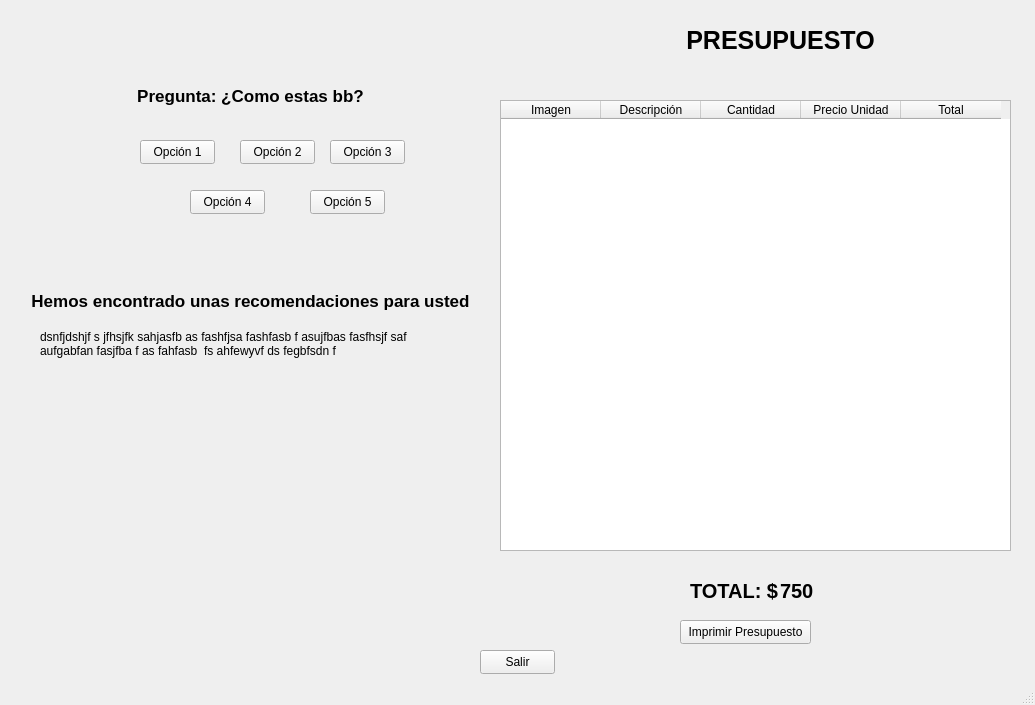
<?xml version="1.0" encoding="UTF-8"?>
<ui version="4.0">
 <class>MainWindow</class>
 <widget class="QMainWindow" name="MainWindow">
  <property name="geometry">
   <rect>
    <x>0</x>
    <y>0</y>
    <width>1035</width>
    <height>705</height>
   </rect>
  </property>
  <property name="windowTitle">
   <string>MainWindow</string>
  </property>
  <widget class="QWidget" name="centralwidget">
   <widget class="QLabel" name="lbl_pregunta">
    <property name="geometry">
     <rect>
      <x>30</x>
      <y>60</y>
      <width>441</width>
      <height>71</height>
     </rect>
    </property>
    <property name="font">
     <font>
      <pointsize>13</pointsize>
      <bold>true</bold>
     </font>
    </property>
    <property name="text">
     <string>Pregunta: ¿Como estas bb?</string>
    </property>
    <property name="alignment">
     <set>Qt::AlignCenter</set>
    </property>
    <property name="wordWrap">
     <bool>true</bool>
    </property>
   </widget>
   <widget class="QPushButton" name="btn_opc1">
    <property name="geometry">
     <rect>
      <x>140</x>
      <y>140</y>
      <width>75</width>
      <height>24</height>
     </rect>
    </property>
    <property name="text">
     <string>Opción 1</string>
    </property>
   </widget>
   <widget class="QPushButton" name="btn_opc2">
    <property name="geometry">
     <rect>
      <x>240</x>
      <y>140</y>
      <width>75</width>
      <height>24</height>
     </rect>
    </property>
    <property name="text">
     <string>Opción 2</string>
    </property>
   </widget>
   <widget class="QPushButton" name="btn_opc3">
    <property name="geometry">
     <rect>
      <x>330</x>
      <y>140</y>
      <width>75</width>
      <height>24</height>
     </rect>
    </property>
    <property name="text">
     <string>Opción 3</string>
    </property>
   </widget>
   <widget class="QPushButton" name="btn_opc5">
    <property name="geometry">
     <rect>
      <x>310</x>
      <y>190</y>
      <width>75</width>
      <height>24</height>
     </rect>
    </property>
    <property name="text">
     <string>Opción 5</string>
    </property>
   </widget>
   <widget class="QPushButton" name="btn_opc4">
    <property name="geometry">
     <rect>
      <x>190</x>
      <y>190</y>
      <width>75</width>
      <height>24</height>
     </rect>
    </property>
    <property name="text">
     <string>Opción 4</string>
    </property>
   </widget>
   <widget class="QLabel" name="label_2">
    <property name="geometry">
     <rect>
      <x>30</x>
      <y>280</y>
      <width>441</width>
      <height>41</height>
     </rect>
    </property>
    <property name="font">
     <font>
      <pointsize>13</pointsize>
      <bold>true</bold>
     </font>
    </property>
    <property name="frameShape">
     <enum>QFrame::NoFrame</enum>
    </property>
    <property name="text">
     <string>Hemos encontrado unas recomendaciones para usted</string>
    </property>
    <property name="textFormat">
     <enum>Qt::PlainText</enum>
    </property>
    <property name="alignment">
     <set>Qt::AlignCenter</set>
    </property>
   </widget>
   <widget class="QLabel" name="lbl_recomendaciones">
    <property name="geometry">
     <rect>
      <x>40</x>
      <y>330</y>
      <width>421</width>
      <height>281</height>
     </rect>
    </property>
    <property name="autoFillBackground">
     <bool>false</bool>
    </property>
    <property name="frameShadow">
     <enum>QFrame::Plain</enum>
    </property>
    <property name="text">
     <string>dsnfjdshjf s jfhsjfk sahjasfb as fashfjsa fashfasb f asujfbas fasfhsjf saf aufgabfan fasjfba f as fahfasb  fs ahfewyvf ds fegbfsdn f</string>
    </property>
    <property name="textFormat">
     <enum>Qt::PlainText</enum>
    </property>
    <property name="scaledContents">
     <bool>false</bool>
    </property>
    <property name="alignment">
     <set>Qt::AlignLeading|Qt::AlignLeft|Qt::AlignTop</set>
    </property>
    <property name="wordWrap">
     <bool>true</bool>
    </property>
   </widget>
   <widget class="QLabel" name="label_4">
    <property name="geometry">
     <rect>
      <x>560</x>
      <y>20</y>
      <width>441</width>
      <height>41</height>
     </rect>
    </property>
    <property name="font">
     <font>
      <pointsize>19</pointsize>
      <bold>true</bold>
     </font>
    </property>
    <property name="text">
     <string>PRESUPUESTO</string>
    </property>
    <property name="alignment">
     <set>Qt::AlignCenter</set>
    </property>
    <property name="wordWrap">
     <bool>true</bool>
    </property>
   </widget>
   <widget class="QTableWidget" name="table_presupuesto">
    <property name="geometry">
     <rect>
      <x>500</x>
      <y>100</y>
      <width>511</width>
      <height>451</height>
     </rect>
    </property>
    <column>
     <property name="text">
      <string>Imagen</string>
     </property>
    </column>
    <column>
     <property name="text">
      <string>Descripción</string>
     </property>
    </column>
    <column>
     <property name="text">
      <string>Cantidad</string>
     </property>
    </column>
    <column>
     <property name="text">
      <string>Precio Unidad</string>
     </property>
    </column>
    <column>
     <property name="text">
      <string>Total</string>
     </property>
    </column>
   </widget>
   <widget class="QPushButton" name="btn_imprimir">
    <property name="geometry">
     <rect>
      <x>680</x>
      <y>620</y>
      <width>131</width>
      <height>24</height>
     </rect>
    </property>
    <property name="text">
     <string>Imprimir Presupuesto</string>
    </property>
   </widget>
   <widget class="QPushButton" name="btn_salir">
    <property name="geometry">
     <rect>
      <x>480</x>
      <y>650</y>
      <width>75</width>
      <height>24</height>
     </rect>
    </property>
    <property name="text">
     <string>Salir</string>
    </property>
   </widget>
   <widget class="QLabel" name="lbl_txt_total">
    <property name="geometry">
     <rect>
      <x>690</x>
      <y>580</y>
      <width>121</width>
      <height>21</height>
     </rect>
    </property>
    <property name="font">
     <font>
      <pointsize>15</pointsize>
      <bold>true</bold>
     </font>
    </property>
    <property name="text">
     <string>TOTAL: $</string>
    </property>
   </widget>
   <widget class="QLabel" name="lbl_total">
    <property name="geometry">
     <rect>
      <x>780</x>
      <y>580</y>
      <width>121</width>
      <height>21</height>
     </rect>
    </property>
    <property name="font">
     <font>
      <pointsize>15</pointsize>
      <bold>true</bold>
     </font>
    </property>
    <property name="text">
     <string>750</string>
    </property>
   </widget>
   <zorder>table_presupuesto</zorder>
   <zorder>lbl_pregunta</zorder>
   <zorder>btn_opc1</zorder>
   <zorder>btn_opc2</zorder>
   <zorder>btn_opc3</zorder>
   <zorder>btn_opc5</zorder>
   <zorder>btn_opc4</zorder>
   <zorder>label_2</zorder>
   <zorder>lbl_recomendaciones</zorder>
   <zorder>label_4</zorder>
   <zorder>btn_imprimir</zorder>
   <zorder>btn_salir</zorder>
   <zorder>lbl_txt_total</zorder>
   <zorder>lbl_total</zorder>
  </widget>
  <widget class="QStatusBar" name="statusbar"/>
 </widget>
 <resources/>
 <connections/>
</ui>
